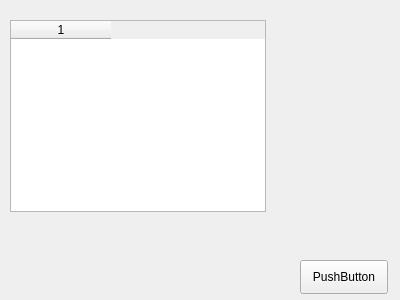
<?xml version="1.0" encoding="UTF-8"?>
<ui version="4.0">
 <class>Form</class>
 <widget class="QWidget" name="Form">
  <property name="geometry">
   <rect>
    <x>0</x>
    <y>0</y>
    <width>400</width>
    <height>300</height>
   </rect>
  </property>
  <property name="windowTitle">
   <string>Form</string>
  </property>
  <widget class="QPushButton" name="pushButton">
   <property name="geometry">
    <rect>
     <x>300</x>
     <y>260</y>
     <width>88</width>
     <height>34</height>
    </rect>
   </property>
   <property name="text">
    <string>PushButton</string>
   </property>
  </widget>
  <widget class="QTableWidget" name="tableWidget">
   <property name="geometry">
    <rect>
     <x>10</x>
     <y>20</y>
     <width>256</width>
     <height>192</height>
    </rect>
   </property>
   <property name="columnCount">
    <number>1</number>
   </property>
   <column/>
  </widget>
 </widget>
 <resources/>
 <connections/>
</ui>
